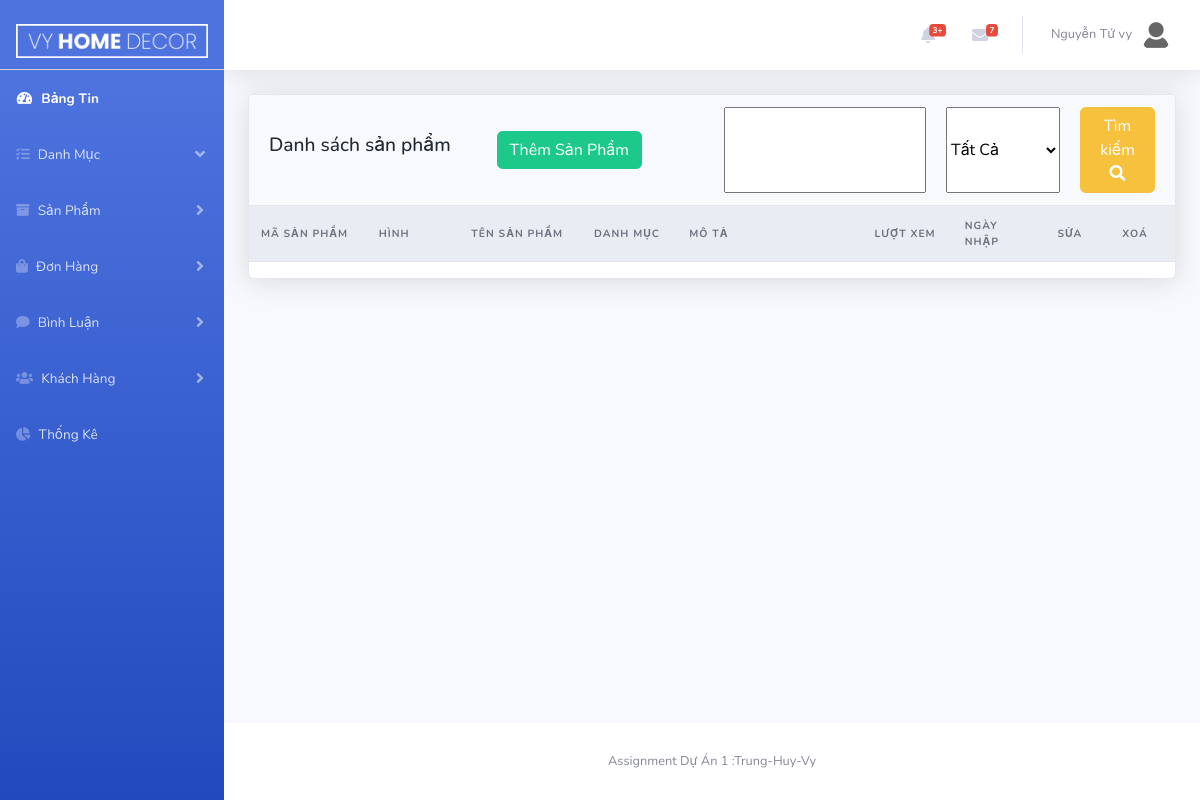
Page /Admin/index.php?act=product&list (signed in) on the earlier database version.
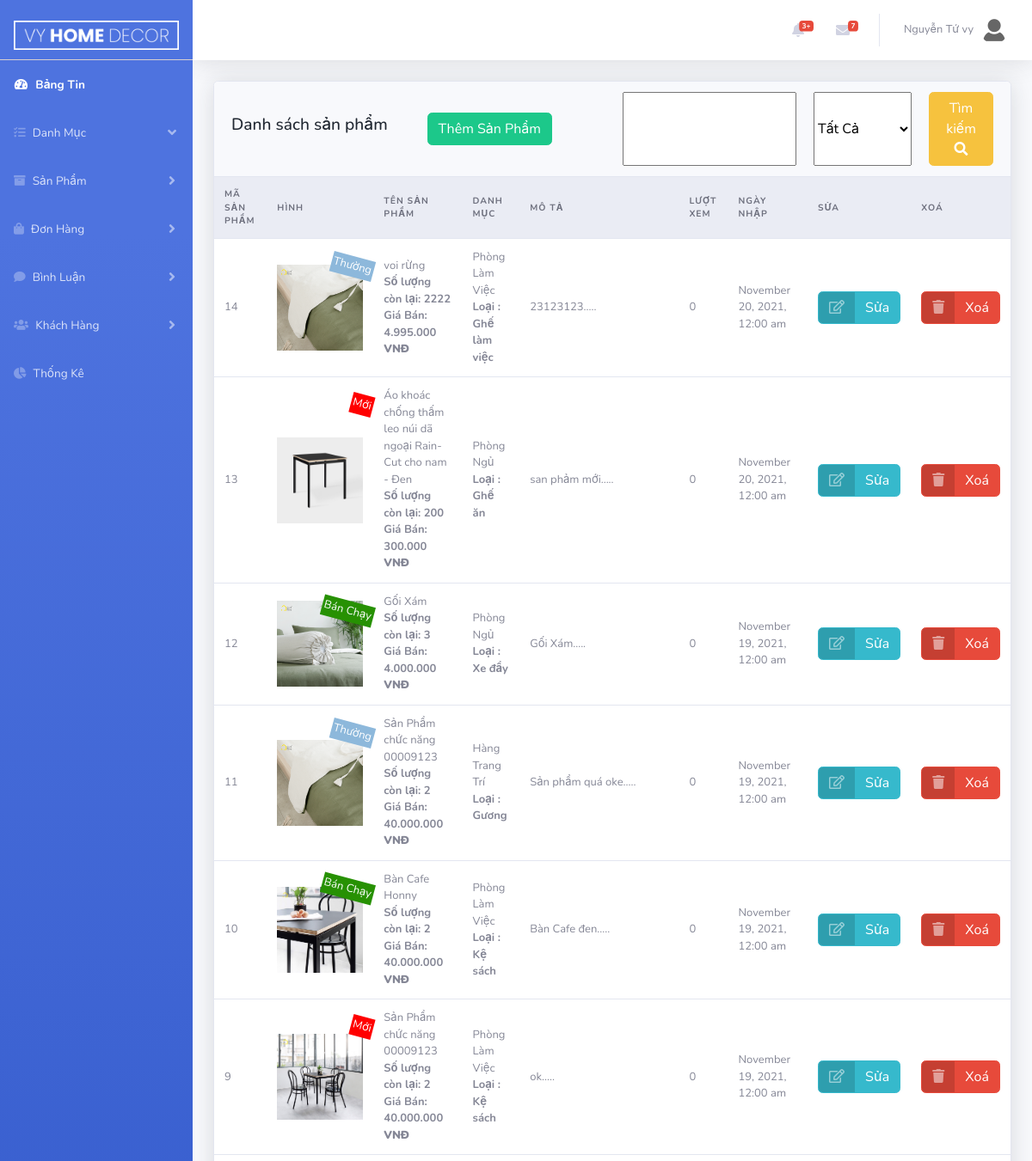
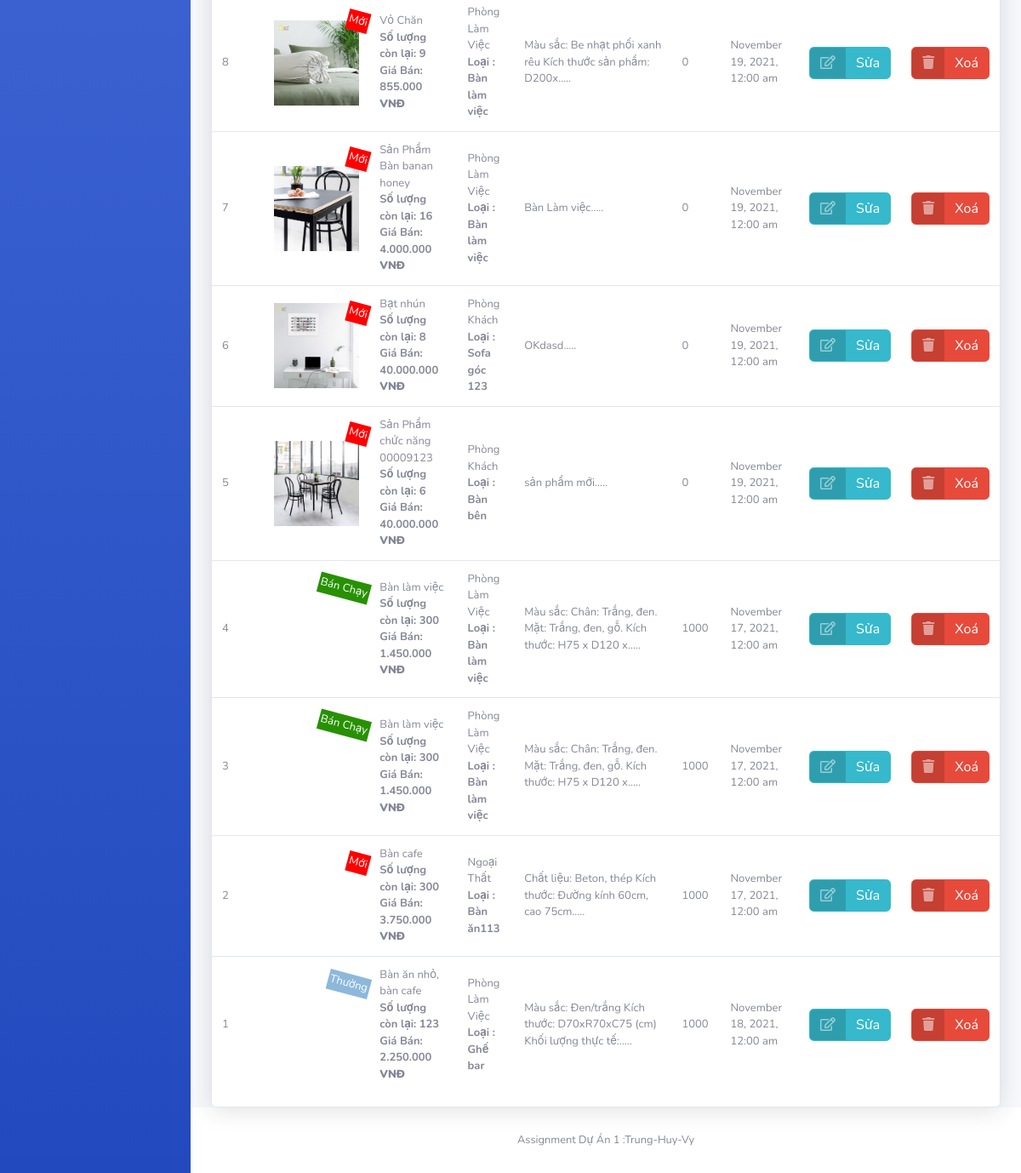
Same page on the later database version (2 pictures, top to bottom).
### tables this page shows
CREATE TABLE `tbl_product` (
  `prodId` int(10) NOT NULL,
  `prodName` varchar(255) NOT NULL,
  `prodDesc` text NOT NULL,
  `quantity` int(10) NOT NULL,
  `price` float NOT NULL,
  `image` text NOT NULL,
  `imageSmall` text NOT NULL,
  `dateInput` date NOT NULL,
  `view` int(10) NOT NULL,
  `type` int(10) NOT NULL,
  `cateChildId` int(10) NOT NULL,
  `cateId` int(10) NOT NULL,
  `discount` float DEFAULT NULL
);

CREATE TABLE `tbl_category` (
  `cateId` int(10) NOT NULL,
  `cateName` varchar(50) NOT NULL
);

CREATE TABLE `tbl_category_child` (
  `cateChildId` int(10) NOT NULL,
  `cateChildName` varchar(50) NOT NULL,
  `cateId` int(10) NOT NULL
);

### model/pdo.php (called while the page is built, shortened)
<?php
function pdo_get_connection()
{   $servername="localhost";
    $username='root';
    $password='';
    try{
        $dburl="mysql:host=$servername;dbname=vyhomedecor; charset=utf8";
        $conn = new PDO($dburl,$username,$password);
        $conn->setAttribute(PDO::ATTR_ERRMODE,PDO::ERRMODE_EXCEPTION);
        return $conn;
        }
        catch(PDOException $e){
            return "lỗi kết nối :". $e->getMessage();
        }
}
function pdo_query($sql){
    $sql_args = array_slice(func_get_args(),1);
    try{
        $conn =pdo_get_connection();
        $stmt =$conn->prepare($sql);
        $stmt -> execute($sql_args);
        $row =$stmt->fetchAll();
        return $row;
    }catch(PDOException $e){
        throw $e;
    }
    finally{
        unset($conn);
    }
}
?>

### model/product_model.php (called while the page is built, shortened)
<?php
function list_Product() {
    $sql="SELECT tbl_product.* ,tbl_category_child.cateChildName, tbl_category.cateName
    FROM tbl_product
    INNER JOIN tbl_category_child on tbl_category_child.cateChildId =tbl_product.cateChildId
    INNER JOIN tbl_category on tbl_category.cateId = tbl_product.cateId
    Order by prodId DESC
    ";
    $res = pdo_query($sql);
    return $res;
}
?>

### lib/format.php (called while the page is built, shortened)
<?php
 function formatDate($date){
    return date('F j, Y, g:i a', strtotime($date));
 }
 function textShorten($text, $limit = 400){
    $text = $text. " ";
    $text = substr($text, 0, $limit);
    $text = substr($text, 0, strrpos($text, ' '));
    $text = $text.".....";
    return $text;
 }
?>

### Admin/product/list.php (the view, shortened to what the changed rows need)
<div class="row">
    <div class="col-xl-12">
        <div class="card">
            <div class="table-responsive">
                <form action="" method="post">
                    <table class="table align-items-center table-flush">
                        <thead class="thead-light">
                            <tr>
                                <th>Mã Sản Phẩm</th>
                                <th width="10%">Hình</th>
                                <th>Tên Sản Phẩm</th>
                                <th>Danh Mục</th>
                                <th width="20%">Mô tả</th>
                                <th>Lượt xem</th>
                                <th width="10%">Ngày nhập</th>
                                <th width="7%">sửa</th>
                                <th width="7%">Xoá</th>
                            </tr>
                        </thead>
                        <tbody>
                          <?php
                          foreach($listProduct as $value){
                              extract($value);
                          ?>
                            <tr>
                                <td><?=$prodId ?></td>
                                <td class="sup_parent"><img width="100" src="<?=BASE_URL ?>uploads/<?=$image ?>" alt="">
                                    <?php if($type==0){
                                        echo ' <span class=" sup_new sup_title rotate-15">Mới</span>';
                                    }else if($type==1){
                                        echo ' <span class=" sup_nomal sup_title rotate-15">Thường</span>';
                                    }else{
                                        echo ' <span class="sup_bestsale  sup_title rotate-15">Bán Chạy</span>';
                                    }?>
                                </td>
                                <td class="text-left"><?=$prodName ?>
                                    <br>
                                    <b>Số lượng còn lại: <?=$quantity ?></b>
                                    <br>
                                    <b>Giá Bán: <?=number_format($price,0,',','.')?> <b>VNĐ</b>
                                </td>
                                <td class="text-left">
                                    <?=$cateName ?>
                                    <br>
                                    <b>Loại : <?=$cateChildName ?></b>
                                </td>
                                <td><?= textShorten($prodDesc,  100) ?></td>
                                <td><?=$view?></td>
                                <td><?=
                                formatDate($dateInput);
                                ?></td>
                                <td><a href="index.php?act=product&edit=<?=$prodId ?>" class="btn btn-info btn-icon-split"> <span class="icon text-white-50"><i class="far fa-edit"></i></span>
                                        <span class="text">Sửa</span></a>
                                </td>
                                <td> <a href="" onclick="return confirm('Are you sure?')" class="btn btn-danger btn-icon-split "><span class="icon text-white-50"><i class="fas fa-trash"></i></span>
                                        <span class="text">Xoá</span></a></td>
                            </tr>
                          <?php
                          }
                          ?>
                        </tbody>
                    </table>
                </form>
            </div>
        </div>
    </div>
</div>

Differences in the rows shown:
added tbl_product: prodId "14", image (picture), type "Thường", prodName "voi rừng", quantity "2222", price "4.995.000", cateId.cateName "Phòng Làm Việc", cateChildId.cateChildName "Ghế làm việc", prodDesc "23123123.....", view "0", dateInput "November 20, 2021, 12:00 am"
added tbl_product: prodId "13", image (picture), type "Mới", prodName "Áo khoác chống thấm leo núi dã ngoại Rain-Cut cho nam - Đen", quantity "200", price "300.000", cateId.cateName "Phòng Ngủ", cateChildId.cateChildName "Ghế ăn", prodDesc "san phảm mới.....", view "0", dateInput "November 20, 2021, 12:00 am"
added tbl_product: prodId "12", image (picture), type "Bán Chạy", prodName "Gối Xám", quantity "3", price "4.000.000", cateId.cateName "Phòng Ngủ", cateChildId.cateChildName "Xe đẩy", prodDesc "Gối Xám.....", view "0", dateInput "November 19, 2021, 12:00 am"
added tbl_product: prodId "11", image (picture), type "Thường", prodName "Sản Phẩm chức năng 00009123", quantity "2", price "40.000.000", cateId.cateName "Hàng Trang Trí", cateChildId.cateChildName "Gương", prodDesc "Sản phẩm quá oke.....", view "0", dateInput "November 19, 2021, 12:00 am"
added tbl_product: prodId "10", image (picture), type "Bán Chạy", prodName "Bàn Cafe Honny", quantity "2", price "40.000.000", cateId.cateName "Phòng Làm Việc", cateChildId.cateChildName "Kệ sách", prodDesc "Bàn Cafe đen.....", view "0", dateInput "November 19, 2021, 12:00 am"
added tbl_product: prodId "9", image (picture), type "Mới", prodName "Sản Phẩm chức năng 00009123", quantity "2", price "40.000.000", cateId.cateName "Phòng Làm Việc", cateChildId.cateChildName "Kệ sách", prodDesc "ok.....", view "0", dateInput "November 19, 2021, 12:00 am"
added tbl_product: prodId "8", image (picture), type "Mới", prodName "Vỏ Chăn", quantity "9", price "855.000", cateId.cateName "Phòng Làm Việc", cateChildId.cateChildName "Bàn làm việc", prodDesc "Màu sắc: Be nhạt phối xanh rêu Kích thước sản phẩm: D200x.....", view "0", dateInput "November 19, 2021, 12:00 am"
added tbl_product: prodId "7", image (picture), type "Mới", prodName "Sản Phẩm Bàn banan honey", quantity "16", price "4.000.000", cateId.cateName "Phòng Làm Việc", cateChildId.cateChildName "Bàn làm việc", prodDesc "Bàn Làm việc.....", view "0", dateInput "November 19, 2021, 12:00 am"
added tbl_product: prodId "6", image (picture), type "Mới", prodName "Bạt nhún", quantity "8", price "40.000.000", cateId.cateName "Phòng Khách", cateChildId.cateChildName "Sofa góc 123", prodDesc "OKdasd.....", view "0", dateInput "November 19, 2021, 12:00 am"
added tbl_product: prodId "5", image (picture), type "Mới", prodName "Sản Phẩm chức năng 00009123", quantity "6", price "40.000.000", cateId.cateName "Phòng Khách", cateChildId.cateChildName "Bàn bên", prodDesc "sản phẩm mới.....", view "0", dateInput "November 19, 2021, 12:00 am"
added tbl_product: prodId "4", type "Bán Chạy", prodName "Bàn làm việc", quantity "300", price "1.450.000", cateId.cateName "Phòng Làm Việc", cateChildId.cateChildName "Bàn làm việc", prodDesc "Màu sắc: Chân: Trắng, đen. Mặt: Trắng, đen, gỗ. Kích thước: H75 x D120 x.....", view "1000", dateInput "November 17, 2021, 12:00 am"
added tbl_product: prodId "3", type "Bán Chạy", prodName "Bàn làm việc", quantity "300", price "1.450.000", cateId.cateName "Phòng Làm Việc", cateChildId.cateChildName "Bàn làm việc", prodDesc "Màu sắc: Chân: Trắng, đen. Mặt: Trắng, đen, gỗ. Kích thước: H75 x D120 x.....", view "1000", dateInput "November 17, 2021, 12:00 am"
added tbl_product: prodId "2", type "Mới", prodName "Bàn cafe", quantity "300", price "3.750.000", cateId.cateName "Ngoại Thất", cateChildId.cateChildName "Bàn ăn113", prodDesc "Chất liệu: Beton, thép Kích thước: Đường kính 60cm, cao 75cm.....", view "1000", dateInput "November 17, 2021, 12:00 am"
added tbl_product: prodId "1", type "Thường", prodName "Bàn ăn nhỏ, bàn cafe", quantity "123", price "2.250.000", cateId.cateName "Phòng Làm Việc", cateChildId.cateChildName "Ghế bar", prodDesc "Màu sắc: Đen/trắng Kích thước: D70xR70xC75 (cm) Khối lượng thực tế:.....", view "1000", dateInput "November 18, 2021, 12:00 am"
